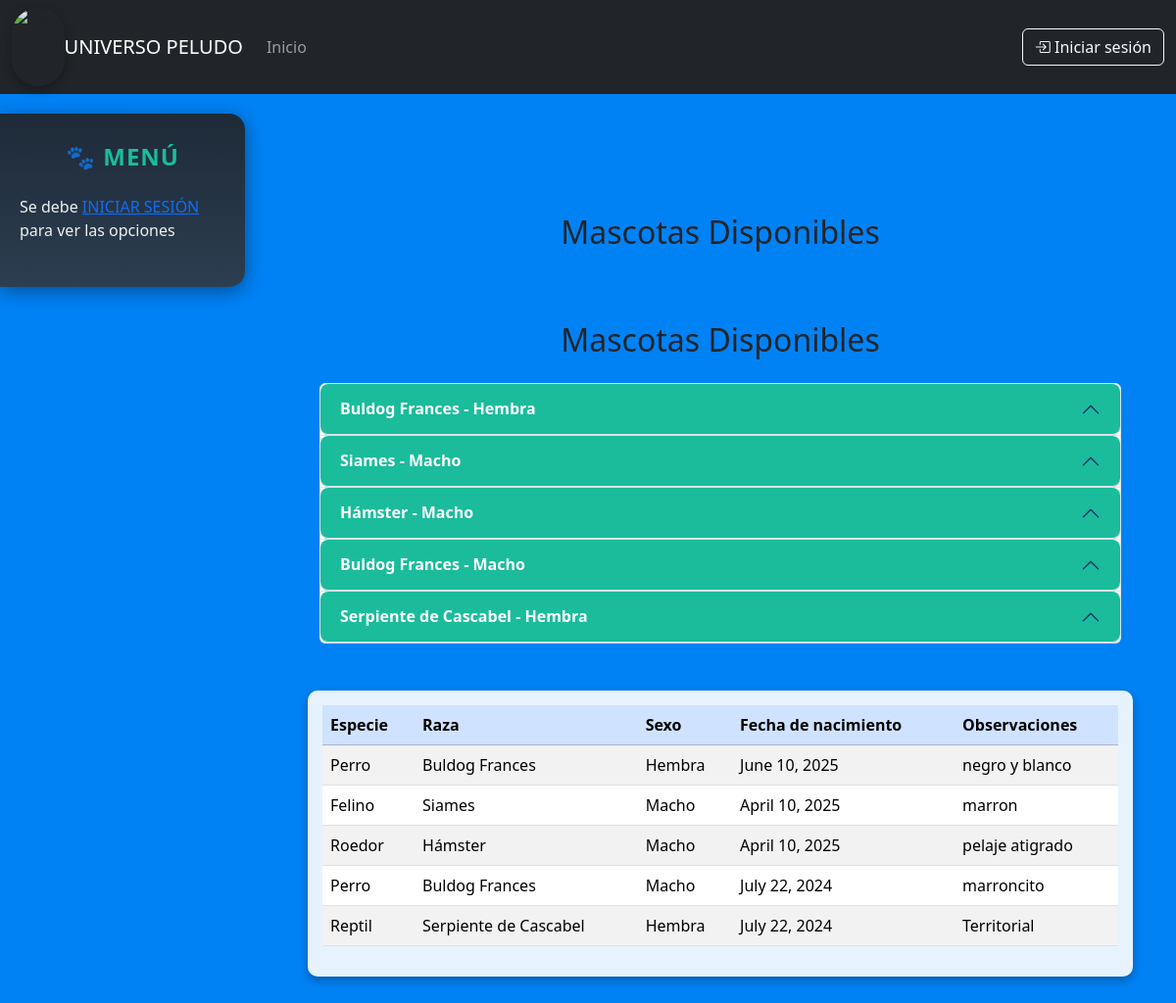
Page /dashboard/ on the earlier database version.
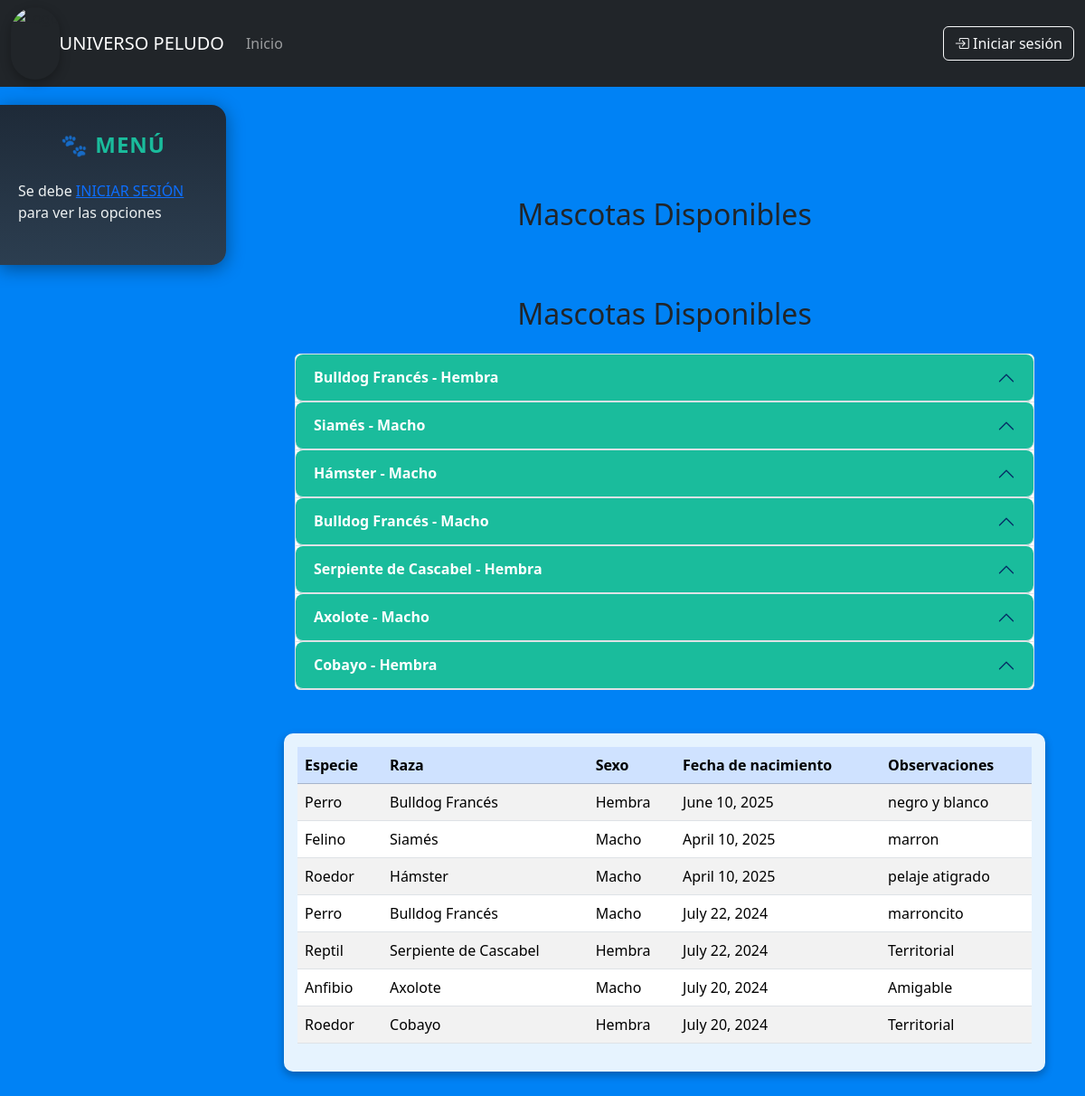
Same page on the later database version.
### apps/core/models.py (models this page shows, shortened)
class Mascotas(models.Model):
    raza = models.ForeignKey(Raza, on_delete=models.SET_NULL, null=True, blank=True, related_name="raza")
    sexo = models.CharField(max_length= 6, choices = SEXO_CHOICES)
    tamanio = models.CharField(max_length=80)
    observaciones = models.CharField(max_length=200)
    fecha_nac = models.DateField()
    created_at = models.DateTimeField(auto_now_add=True)
    updated_at = models.DateTimeField(auto_now=True)

class Raza(models.Model):
    especie = models.ForeignKey(Especie, on_delete=models.SET_NULL, null=True, blank=True, related_name="especie")
    nombre = models.CharField(max_length=80)
    def __str__(self):
        return f"{self.nombre}"

class Especie(models.Model):
    nombre = models.CharField(max_length=80)
    descripcion = models.TextField(default="")
    def __str__(self):
        return f"{self.nombre}"

### apps/core/views.py (the view)
# urls.py: path('dashboard/', dashboard, name='dashboard'),
def dashboard(request):
   lista_mascotas = Mascotas.objects.all()
   contexto = {
       'mascotas' : lista_mascotas
   }
   return render(request, 'dashboard.html', contexto)

### apps/core/templates/dashboard.html (shortened to what this page needs)
{% extends "base.html" %}
{% load static %}
{% block content %}
<div class="container py-5">
    <h2 class="mb-4 text-center">Mascotas Disponibles</h2>
    {% include 'menuUsuario.html' %}
    <div class="table-responsive">
        <table class="table table-striped table-hover align-middle">
            <thead class="table-primary">
                <tr>
                    <th scope="col">Especie</th>
                    <th scope="col">Raza</th>
                    <th scope="col">Sexo</th>
                    <th scope="col">Fecha de nacimiento</th>
                    <th scope="col">Observaciones</th>
                </tr>
            </thead>
            <tbody>
                {% for mascota in mascotas %}
                    <tr>
                        <td>{{ mascota.raza.especie }}</td>
                        <td>{{ mascota.raza }}</td>
                        <td>{{ mascota.sexo }}</td>
                        <td>{{ mascota.fecha_nac }}</td>
                        <td>{{ mascota.observaciones }}</td>
                    </tr>
                {% empty %}
                    <tr>
                        <td colspan="5" class="text-center text-muted">
                            No hay mascotas disponibles.
                        </td>
                    </tr>
                {% endfor %}
            </tbody>
        </table>
    </div>
</div>
{% endblock %}

### apps/core/templates/base.html (shortened to what this page needs)
{% load static %}
<!DOCTYPE html>
<html lang="es">
<head>
    <link rel="stylesheet" href="https://cdnjs.cloudflare.com/ajax/libs/font-awesome/6.5.0/css/all.min.css">
    <link
        href="https://cdn.jsdelivr.net/npm/bootstrap@5.3.3/dist/css/bootstrap.min.css"
        rel="stylesheet"
>
    <link
        rel="stylesheet"
        href="https://cdn.jsdelivr.net/npm/bootstrap-icons@1.11.1/font/bootstrap-icons.css">
    <link
        rel="stylesheet"
        href="https://cdn.datatables.net/1.13.7/css/dataTables.bootstrap5.min.css">
    <link rel="stylesheet" href="{% static 'css/mis_css.css' %}">
</head>
<body>
    <nav class="navbar navbar-expand-lg navbar-dark bg-dark">
        <div class="container-fluid">
            <img src="{% static 'imagenes/loros.png' %}" class="mi-imagen" alt="Logo">
            <a class="navbar-brand" href="/">UNIVERSO PELUDO</a>
            <div class="collapse navbar-collapse" id="navbarNav">
                <ul class="navbar-nav me-auto">
                    <li class="nav-item">
                       <a class="nav-link" href="/">Inicio</a>
                    </li>
                </ul>
                <div class="d-flex align-items-center">
                    {% if user.is_authenticated %}
                        <span class="text-white me-3">Hola, {{ user.first_name }}!</span>
                        <form method="post" action="{% url 'logout' %}">
                            {% csrf_token %}
                            <button type="submit" class="btn btn-outline-light">
                                <i class="bi bi-box-arrow-right"></i> Cerrar sesión
                            </button>
                        </form>
                    {% else %}
                        <a href="{% url 'login' %}" class="btn btn-outline-light">
                            <i class="bi bi-box-arrow-in-right"></i> Iniciar sesión
                        </a>
                    {% endif %}
                </div>
            </div>
        </div>
    </nav>
    <div class="layout">
        {% include 'sidebar.html' %}
        <main class="main-content">
            <div class="container mt-4">
                {% block content %}{% endblock %}
            </div>
        </main>
    </div>
</body>
</html>

### apps/core/templates/sidebar.html
<div class="sidebar">
    <h2 class="sidebar-title text-center mb-4">🐾 MENÚ</h2>
    {% if user.is_authenticated %}
      <ul class="sidebar-menu">
        <li>
          <a href="{% url 'dashboard' %}" class="btn-sidebar">
            <i class="bi bi-house"></i> Inicio
          </a>
        </li>
        <li class="dropdown">
          <button class="btn-sidebar dropdown-toggle" data-bs-toggle="collapse" data-bs-target="#menuMascotas">
            <i class="fa-solid fa-paw"></i> Mascotas
          </button>
          <ul id="menuMascotas" class="collapse sidebar-submenu" data-bs-parent=".sidebar-menu">
            <li><a href="{% url 'listar_mascotas' %}"><i class="bi bi-list-ul"></i> Lista de Mascotas</a></li>
            <li><a href="{% url 'crear_mascotas' %}"><i class="bi bi-plus-circle"></i> Agregar Mascota</a></li>
          </ul>
        </li>
        <li class="dropdown">
          <button class="btn-sidebar dropdown-toggle" data-bs-toggle="collapse" data-bs-target="#menuRazas">
            <i class="bi bi-heart"></i> Razas
          </button>
          <ul id="menuRazas" class="collapse sidebar-submenu" data-bs-parent=".sidebar-menu">
            <li><a href="{% url 'listar_razas' %}"><i class="bi bi-list-ul"></i> Lista de Razas</a></li>
            <li><a href="{% url 'crear_raza' %}"><i class="bi bi-plus-circle"></i> Agregar Raza</a></li>
          </ul>
        </li>
        <li class="dropdown">
          <button class="btn-sidebar dropdown-toggle" data-bs-toggle="collapse" data-bs-target="#menuEspecies">
            <i class="bi bi-bug"></i> Especies
          </button>
          <ul id="menuEspecies" class="collapse sidebar-submenu" data-bs-parent=".sidebar-menu">
            <li><a href="{% url 'listar_especies' %}"><i class="bi bi-list-ul"></i> Lista de Especies</a></li>
            <li><a href="{% url 'crear_especie' %}"><i class="bi bi-plus-circle"></i> Agregar Especie</a></li>
          </ul>
        </li>
        <li class="dropdown">
          <button class="btn-sidebar dropdown-toggle" data-bs-toggle="collapse" data-bs-target="#menuPersonas">
            <i class="bi bi-person-heart"></i> Adoptantes
          </button>
          <ul id="menuPersonas" class="collapse sidebar-submenu" data-bs-parent=".sidebar-menu">
            <li><a href="{% url 'listar_personas' %}"><i class="bi bi-list-ul"></i> Lista de Adoptantes</a></li>
            <li><a href="{% url 'crear_persona' %}"><i class="bi bi-plus-circle"></i> Agregar Adoptante</a></li>
          </ul>
        </li>
      </ul>
    {% else %}
      <p>Se debe <a href="{% url 'login' %}"> INICIAR SESIÓN </a> para ver las opciones</p>
    {% endif %}
</div>

### apps/core/templates/menuUsuario.html (shortened to what this page needs)
{% load static %}
<div class="container py-5">
    <h2 class="mb-4 text-center">Mascotas Disponibles</h2>
    <div class="accordion" id="accordionMascotas">
        {% for mascota in mascotas %}
            <div class="accordion-item">
                <h2 class="accordion-header" id="heading{{ mascota.id }}">
                    <button class="accordion-button" type="button" data-bs-toggle="collapse" data-bs-target="#collapse{{ mascota.id }}" aria-expanded="false" aria-controls="collapse{{ mascota.id }}">
                        {{ mascota.raza }} - {{ mascota.sexo }}
                    </button>
                </h2>
            </div>
        {% empty %}
            <div class="accordion-item">
                <div class="accordion-body text-center text-muted">
                    No hay mascotas disponibles.
                </div>
            </div>
        {% endfor %}
    </div>
</div>

### static/css/mis_css.css (style rules this page uses)
.accordion-button { background-color: #34495e !important; color: #fff !important; font-weight: 600; border-radius: 8px !important; transition: background-color 0.3s ease; }
.accordion-button:not(.collapsed) { background-color: #1abc9c !important; color: #fff !important; }
.mi-imagen { height: 80px; width: auto; border-radius: 50px; box-shadow: 0px 4px 12px rgba(0, 0, 0, 0.3); }
.table-responsive { background-color: rgba(255, 255, 255, 0.9); padding: 15px; border-radius: 10px; box-shadow: 0 4px 10px rgba(0,0,0,0.3); }
table th, table td { font-size: 1rem; color: #000; }
.layout { display: flex; position: relative; gap: 20px; margin-top: 20px; }
.main-content { flex: 1; padding: 30px 20px; min-height: 80vh; }
.sidebar { width: 250px; height: auto; align-self: flex-start; background: linear-gradient(180deg, #1e2a38, #2c3e50); color: #ecf0f1; padding: 30px 20px; border-radius: 0 16px 16px 0; box-shadow: 0 4px 20px rgba(0,0,0,0.4); display: flex; flex-direction: column; overflow-y: auto; }
.sidebar-title { font-size: 24px; font-weight: bold; letter-spacing: 1px; color: #1abc9c; text-transform: uppercase; }

### apps/core/templates/base.html (style rules this page uses)
body { background-color: #0082f5; }

Differences in the rows shown:
changed through a linked row, Mascotas "June 10, 2025": raza "Buldog Frances" → "Bulldog Francés"
changed through a linked row, Mascotas "marron": raza "Siames" → "Siamés"
changed through a linked row, Mascotas "marroncito": raza "Buldog Frances" → "Bulldog Francés"
added Mascotas: raza "Axolote", sexo "Macho", raza.especie "Anfibio", fecha_nac "July 20, 2024", observaciones "Amigable"
added Mascotas: raza "Cobayo", sexo "Hembra", raza.especie "Roedor", fecha_nac "July 20, 2024", observaciones "Territorial"
